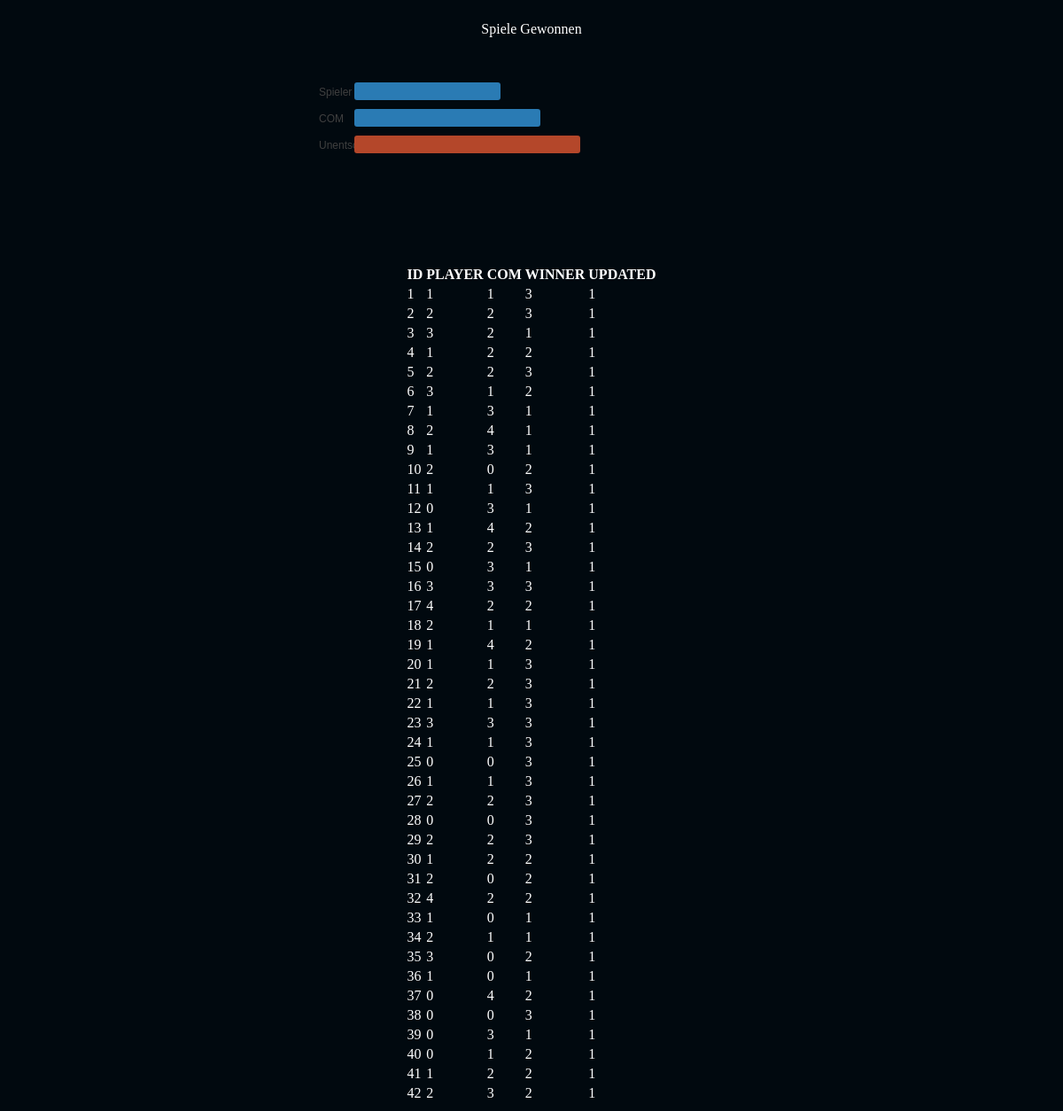
Screenshot of /stats with the database file from the repository.
### tables this page shows
CREATE TABLE usersInteger
            (ID INT PRIMARY KEY     NOT NULL,
            player           int    NOT NULL,
            com              int    NOT NULL,
            winner           int     NOT NULL,
            updated          int     NOT NULL);

### Rest.py (the view)
@app.route('/stats')
def statss():
    daten = ScissorRockPaperSpock.insertIntoDicto(True)
    daten2 = []
    for i in daten:
        if i[4] == 1:
           daten2.append(i)
    spieler = 0
    com = 0
    unen = 0
    for i in daten2:
        if i[3] == 1:
            spieler += 1
        if i[3] == 2:
            com += 1
        if i[3] == 3:
            unen += 1
    return render_template("stats.html", daten = daten2, spieler = spieler*15, com = com*15, unen = unen*15)

### templates/stats.html (shortened to what this page needs)
<!DOCTYPE html>
<html lang="en">
<head>
    <link rel="stylesheet" href="../static/stylesheetGame.css">
</head>
<body>
    <div class="center">
        <p>Spiele Gewonnen</p>
        <svg class = "right" id="statSvg" xmlns="http://www.w3.org/2000/svg" width="500" height="240">
            <text x="10" y="50" font-size="12" font-family="Arial" fill="#404040">Spieler</text>
            <rect x="50" y="35" width={{spieler}} height="20" rx="3" ry="3" fill="#2A7BB4" />
            <text x="10" y="80" font-size="12" font-family="Arial" fill="#404040">COM</text>
            <rect x="50" y="65" width={{com}} height="20" rx="3" ry="3" fill="#2A7BB4" />
            <text x="10" y="110" font-size="12" font-family="Arial" fill="#404040">Unentschieden</text>
            <rect x="50" y="95" width={{unen}} height="20" rx="3" ry ="3" fill="#B4472A" />
        </svg>
        <table>
            <thead>
                <tr>
                    <th style="color: white;">ID</th>
                    <th style="color: white;">PLAYER</th>
                    <th style="color: white;">COM</th>
                    <th style="color: white;">WINNER</th>
                    <th style="color: white;">UPDATED</th>
                </tr>
            </thead>
            <tbody>
            {% for current in daten %}
                <tr>
                    <td style="color: white;">{{ current[0] }}</td>
                    <td style="color: white;">{{ current[1] }}</td>
                    <td style="color: white;">{{ current[2] }}</td>
                    <td style="color: white;">{{ current[3] }}</td>
                    <td style="color: white;">{{ current[4] }}</td>
                </tr>
            {% endfor %}
            </tbody>
        </table>
    </div>
</body>
</html>

### static/stylesheetGame.css (style rules this page uses)
body { background-color: #01090f; }
p { color: white; }
.center { display: flex; flex-direction: column; align-items: center; justify-content: center; }

### rows the page displays
usersInteger: ID "1", player "1", com "1", winner "3", updated "1"
usersInteger: ID "2", player "2", com "2", winner "3", updated "1"
usersInteger: ID "3", player "3", com "2", winner "1", updated "1"
usersInteger: ID "4", player "1", com "2", winner "2", updated "1"
usersInteger: ID "5", player "2", com "2", winner "3", updated "1"
usersInteger: ID "6", player "3", com "1", winner "2", updated "1"
usersInteger: ID "7", player "1", com "3", winner "1", updated "1"
usersInteger: ID "8", player "2", com "4", winner "1", updated "1"
usersInteger: ID "9", player "1", com "3", winner "1", updated "1"
usersInteger: ID "10", player "2", com "0", winner "2", updated "1"
usersInteger: ID "11", player "1", com "1", winner "3", updated "1"
usersInteger: ID "12", player "0", com "3", winner "1", updated "1"
usersInteger: ID "13", player "1", com "4", winner "2", updated "1"
usersInteger: ID "14", player "2", com "2", winner "3", updated "1"
usersInteger: ID "15", player "0", com "3", winner "1", updated "1"
usersInteger: ID "16", player "3", com "3", winner "3", updated "1"
usersInteger: ID "17", player "4", com "2", winner "2", updated "1"
usersInteger: ID "18", player "2", com "1", winner "1", updated "1"
usersInteger: ID "19", player "1", com "4", winner "2", updated "1"
usersInteger: ID "20", player "1", com "1", winner "3", updated "1"
usersInteger: ID "21", player "2", com "2", winner "3", updated "1"
usersInteger: ID "22", player "1", com "1", winner "3", updated "1"
usersInteger: ID "23", player "3", com "3", winner "3", updated "1"
usersInteger: ID "24", player "1", com "1", winner "3", updated "1"
usersInteger: ID "25", player "0", com "0", winner "3", updated "1"
usersInteger: ID "26", player "1", com "1", winner "3", updated "1"
usersInteger: ID "27", player "2", com "2", winner "3", updated "1"
usersInteger: ID "28", player "0", com "0", winner "3", updated "1"
usersInteger: ID "29", player "2", com "2", winner "3", updated "1"
usersInteger: ID "30", player "1", com "2", winner "2", updated "1"
usersInteger: ID "31", player "2", com "0", winner "2", updated "1"
usersInteger: ID "32", player "4", com "2", winner "2", updated "1"
usersInteger: ID "33", player "1", com "0", winner "1", updated "1"
usersInteger: ID "34", player "2", com "1", winner "1", updated "1"
usersInteger: ID "35", player "3", com "0", winner "2", updated "1"
usersInteger: ID "36", player "1", com "0", winner "1", updated "1"
usersInteger: ID "37", player "0", com "4", winner "2", updated "1"
usersInteger: ID "38", player "0", com "0", winner "3", updated "1"
usersInteger: ID "39", player "0", com "3", winner "1", updated "1"
usersInteger: ID "40", player "0", com "1", winner "2", updated "1"
usersInteger: ID "41", player "1", com "2", winner "2", updated "1"
usersInteger: ID "42", player "2", com "3", winner "2", updated "1"
